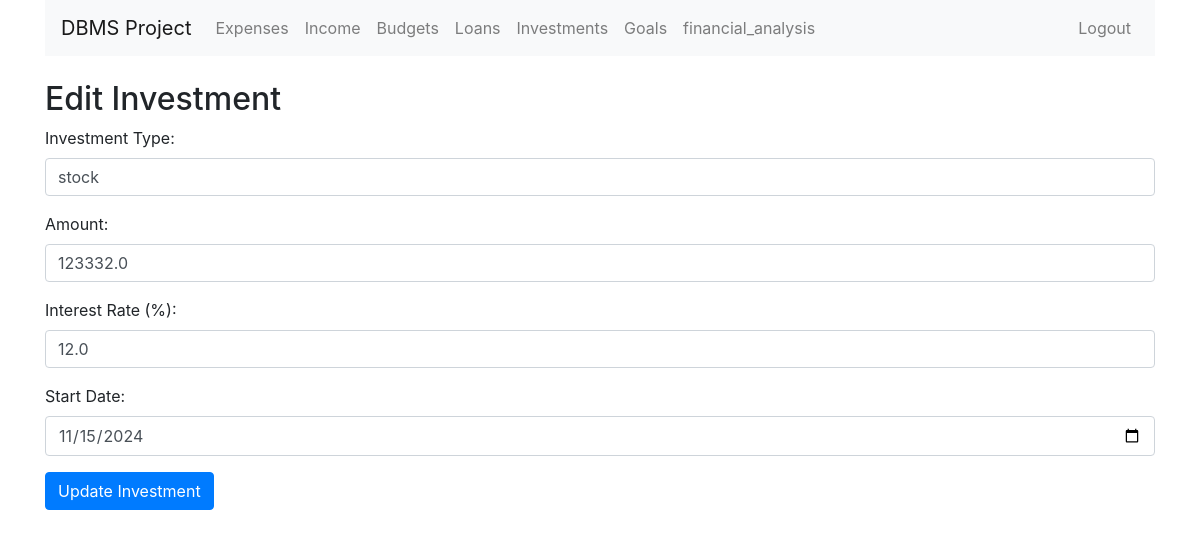
The page /investment/edit/1 (signed in) on the database its author committed.
### tables this page shows
CREATE TABLE Investment (
                            investment_id INTEGER PRIMARY KEY AUTOINCREMENT,
                            user_id INTEGER,
                            investment_type TEXT,
                            amount REAL CHECK(amount > 0),
                            interest_rate REAL CHECK(interest_rate >= 0),
                            start_date DATE,
                            FOREIGN KEY (user_id) REFERENCES User(user_id)
                        );

### app.py (the view, shortened to what this page needs)
@app.route('/investment/edit/<int:investment_id>', methods=['GET', 'POST'])
@login_required
def edit_investment(investment_id):
    user_id = session['user_id']
    conn = get_db_connection()
    investment = conn.execute('SELECT * FROM Investment WHERE investment_id = ? AND user_id = ?', (investment_id, user_id)).fetchone()
    if investment is None:
        flash('Investment not found or you do not have permission to edit this investment.', 'danger')
        return redirect(url_for('view_investment'))
    conn.close()
    return render_template('edit_investment.html', investment=investment)

### app.py (called while the page is built)
def get_db_connection():
    conn = sqlite3.connect('db.db')
    conn.row_factory = sqlite3.Row
    return conn

def login_required(f):
    @wraps(f)
    def decorated_function(*args, **kwargs):
        if 'user_id' not in session:
            flash('Please log in first.', 'warning')
            return redirect(url_for('login'))
        return f(*args, **kwargs)
    return decorated_function

### templates/edit_investment.html (shortened to what this page needs)
{% extends 'base.html' %}
{% block content %}
<h2>Edit Investment</h2>
<form action="{{ url_for('edit_investment', investment_id=investment.investment_id) }}" method="POST">
    <div class="form-group">
        <label for="investment_type">Investment Type:</label>
        <input type="text" class="form-control" name="investment_type" value="{{ investment.investment_type }}" required>
    </div>
    <div class="form-group">
        <label for="amount">Amount:</label>
        <input type="number" class="form-control" name="amount" value="{{ investment.amount }}" required>
    </div>
    <div class="form-group">
        <label for="interest_rate">Interest Rate (%):</label>
        <input type="number" class="form-control" name="interest_rate" value="{{ investment.interest_rate }}" required>
    </div>
    <div class="form-group">
        <label for="start_date">Start Date:</label>
        <input type="date" class="form-control" name="start_date" value="{{ investment.start_date }}" required>
    </div>
    <button type="submit" class="btn btn-primary">Update Investment</button>
</form>
{% endblock %}

### rows shown on the page
Investment: investment_type "stock", amount "123332.0", interest_rate "12.0", start_date "11/15/2024"
